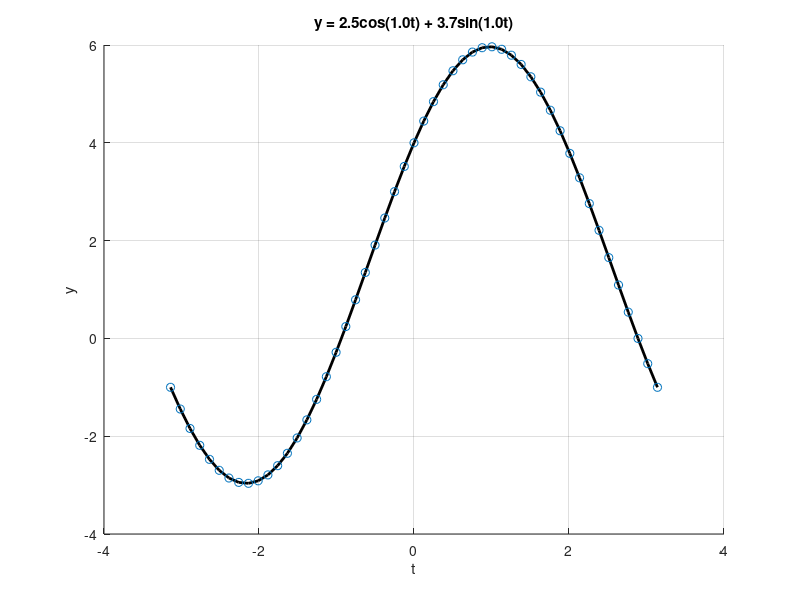

MATLAB code for this plot:
%
% Demonstrates determining the coefficients of a single sinusoid with
% known frequency:
%
% (w,t) = C0/2 + C*cos(wt) + D*sin(wt)
%
% The continuous form of the function is used to generate discrete
% points on the sinusoid at a given frequency.  The coefficients are
% solved for over a range of frequencies.  Each result is compared to
% the discrete points.  The best match is chosen to represent the
% sinusoid.
%
% Kurt Motekew  2023/06/22
%

clear;

  % Fundamental Frequency as rad/sec
w1 = 1.0;

  % Coefficients of the sinusoid function
c0 = 3;
c1 = 2.5;
d1 = 3.7; 

  % Fraction of period for time increment between discrete points
frac_pd = .02;
  % Frequency search interval
dw = 0.1;

%
% End user inputs
%

  % Period and increment
pd = 2*pi/w1;
dt = frac_pd*pd;
t = (-pd/2):dt:(pd/2);

  % Truth values to fit to
y1 = c0/2 + c1*cos(w1*t) + d1*sin(w1*t);

  % Shift in range is frequency independent
c0_hat = (2.0/pd)*trapz(t, y1);

  % Solve for c1 and d1 by brute force iterating through frequencies wn
  % Use a simple cost function to find best fit
cf = norm(y1);
wn = 0;
w1_hat = wn;
for wn = 0:dw:(2*w1)
  cn_hat = (2.0/pd)*trapz(t, y1.*cos(wn*t));
  dn_hat = (2.0/pd)*trapz(t, y1.*sin(wn*t));
  yn_hat = c0_hat/2 + cn_hat*cos(wn*t) + dn_hat*sin(wn*t);
  cfnow = norm(yn_hat - y1);
  if cfnow < cf
    cf = cfnow;
    w1_hat = wn;
    c1_hat = cn_hat;
    d1_hat = dn_hat;
  end
end

  % Reconstructed sinusoid
y1_hat = c0_hat/2 + c1_hat*cos(w1_hat*t) + d1_hat*sin(w1_hat*t);

figure; hold on;
stitle = sprintf('y = %1.1fcos(%1.1ft) + %1.1fsin(%1.1ft)', c1, w1, d1, w1);
xlabel('t');
ylabel('y');
title(stitle);
plot(t, y1_hat, 'k', 'LineWidth', 2);
plot(t, y1, 'o');
grid on;

fprintf('\nTruth Values:');
fprintf('\n  Frequency %1.1f rad/sec', w1);
fprintf('\n  C0 = %1.1f  C1 = %1.1f  D1 = %1.1f', c0, c1, d1);
fprintf('\nEstimated Values:');
fprintf('\n  Frequency %1.1f rad/sec', w1_hat);
fprintf('\n  C0 = %1.1f  C1 = %1.1f  D1 = %1.1f', c0_hat, c1_hat, d1_hat);

fprintf('\n');
